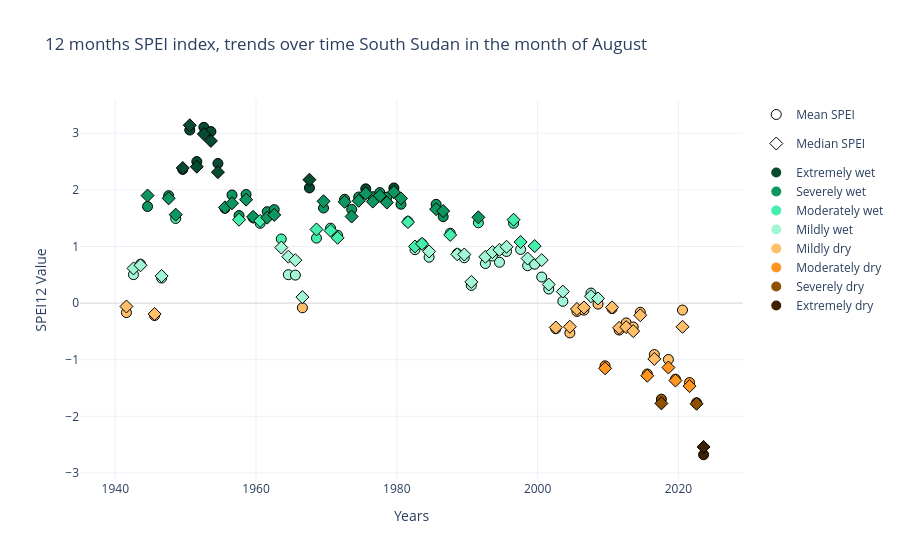

The notebook cell saved with this chart:
### Markdown cell above
To visually grasp these concepts, we use a scatterplot chart that displays the mean (circle symbol) and the median (diamond symbol) over the years.

### Code cell
charts.create_scatterplot(stat_values, accumulation_windows, selected, placeholders)
